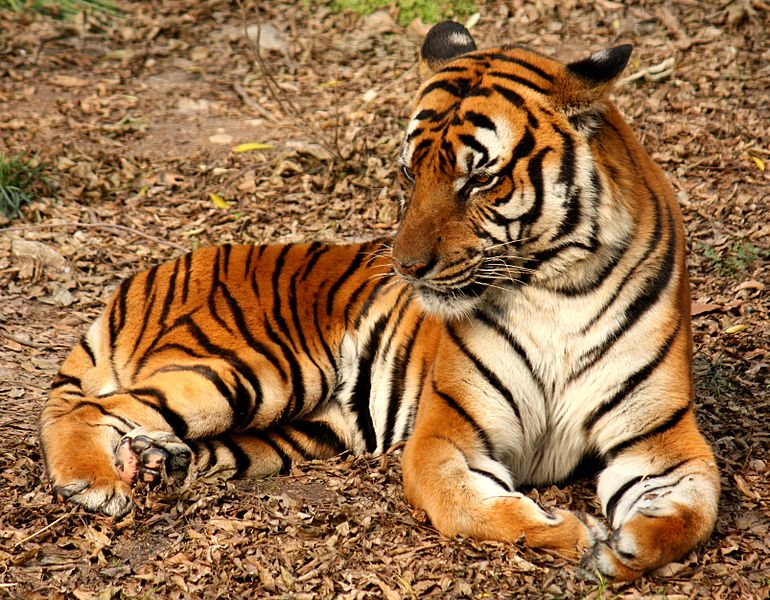
//> input picture tiger.jpeg, 770 x 600 px
$ ./detect_edges_pthreads tiger.jpeg   (built with g++ and OpenCV 4)
//> lines starting //> are read from the running program, lines starting //| are printed output that depends on the picture; after the words box and inside, x2 and y2 are one past the last pixel; in counts of white or black regions, pixels touching at a corner belong together
//> further down, image is the input picture: 600 rows x 770 cols, CV_8UC3; mean B, G, R 72.2, 111, 151.3
#include <opencv2/highgui.hpp>
#include <iostream>
#include <opencv2/imgproc/imgproc.hpp>
#include <vector>
#include <math.h>
#include "hpc_helpers.hpp"
#include <omp.h>
#include <stdio.h>
#include <stdlib.h>
#include <pthread.h>


int imageWidth;
int imageHeight;
std::vector<std::vector<float>> kernel_mat(3);
cv::Mat image;
cv::Mat img_blur;
cv::Mat img_answer;
int cant_threads;

void Convert_grayScale_Blur(cv::Mat &imagen_entrada, cv::Mat &imagen_salida)
{
  cv::Mat img_gray;

  // Conversion a escala de grises
  cv::cvtColor(imagen_entrada,img_gray,cv::COLOR_BGR2GRAY);
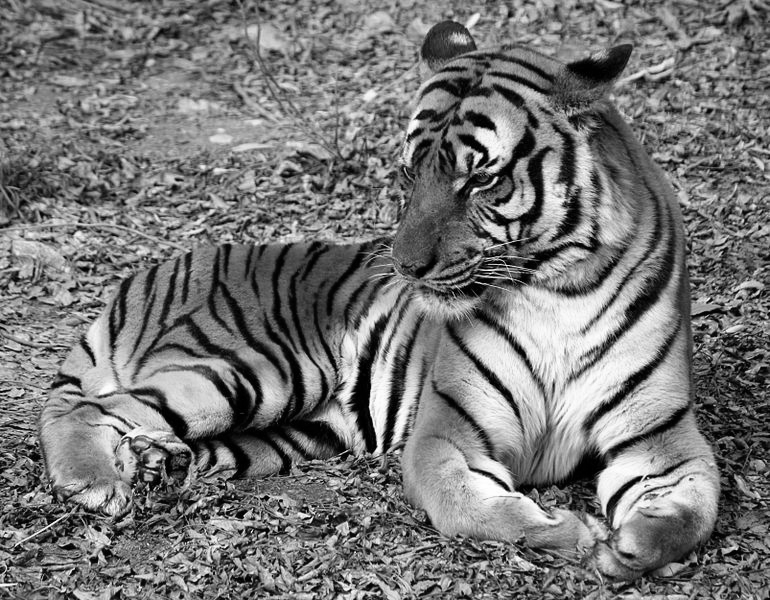
//> img_gray: 600 rows x 770 cols, CV_8UC1; min 0, max 254, mean 118.6

  // Aplicación de Blur a la imagen con un tamaño de filtro de 3x3
  cv::GaussianBlur(img_gray, imagen_salida, cv::Size(3,3), 0);

}


void filtro_gaussiano_inicializar(std::vector<std::vector<float>> &kernel_mat)
{
  for (int i = 0; i < 3; ++i)
  {
    kernel_mat[i].resize(3);
  }

  kernel_mat[0][0] = 1;
  kernel_mat[0][1] = 2;
  kernel_mat[0][2] = 1;

  kernel_mat[1][0] = 0;
  kernel_mat[1][1] = 0;
  kernel_mat[1][2] = 0;

  kernel_mat[2][0] = -1;
  kernel_mat[2][1] = -2;
  kernel_mat[2][2] = -1;
}


void *conv_matriz(void* rank) {
   long my_rank = (long) rank;
   int i;
   int j;
   int local_Height = imageHeight/cant_threads;
   int my_first_row = my_rank*local_Height;
   int my_last_row = my_first_row + local_Height;

   uint8_t x, y;
   for(int i = my_first_row+1; i < my_last_row-1; i++)
    {
      for(int j = 1; j < imageWidth-1; j++)
      {
        x=img_blur.at<uint8_t>(i+1,j-1)*kernel_mat[2][0]+img_blur.at<uint8_t>(i+1,j)*kernel_mat[2][1]+img_blur.at<uint8_t>(i+1,j+1)*kernel_mat[2][2]+(img_blur.at<uint8_t>(i-1,j-1)*kernel_mat[0][0]+img_blur.at<uint8_t>(i-1,j)*kernel_mat[0][1]+img_blur.at<uint8_t>(i-1,j+1)*kernel_mat[0][2]);
        y=(img_blur.at<uint8_t>(i-1,j+1)*kernel_mat[0][2]+img_blur.at<uint8_t>(i,j+1)*kernel_mat[1][2]+img_blur.at<uint8_t>(i+1,j+1)*kernel_mat[2][2])+(img_blur.at<uint8_t>(i-1, j-1)*kernel_mat[0][0]+img_blur.at<uint8_t>(i,j-1)*kernel_mat[1][0]+img_blur.at<uint8_t>(i+1,j-1)*kernel_mat[2][0]);
        img_answer.at<uint8_t>(i-1,j-1)=sqrt(x*x+y*y);
      }
    }

   return NULL;
}


int main( int argc, char** argv ) {

  if(argc != 2)
  {
    std::cout << "Establezca los threads" << std::endl;
    return -1;
  }


  // Manejo de threads

  if (argv[1] == NULL) return -1;

  long thread;
  pthread_t* thread_handles;
  double start, finish;
  cant_threads = strtol(argv[1], NULL, 10);
  thread_handles = (pthread_t*)malloc(cant_threads*sizeof(pthread_t));


  // Lectura de imagen
  image = cv::imread("tiger.jpeg" ,cv::IMREAD_COLOR);

  if(!image.data ) {
    std::cout <<  "No hay imagen" << std::endl ;
    return -1;
  }

  // Procesamiento de imagen inicial
  Convert_grayScale_Blur(image, img_blur);

  // Imagen respuesta
  cv::cvtColor( image, img_answer, cv::COLOR_BGR2GRAY );


  //Filtro gausiano
  filtro_gaussiano_inicializar(kernel_mat);


  // Convolución de la matriz por el kernel gaussiano
  cv::Size sz = image.size();
//> sz = Size(770, 600)
  imageWidth = sz.width;
//> imageWidth = 770
  imageHeight = sz.height;
//> imageHeight = 600

   TIMERSTART(start);
   for (thread = 0; thread < cant_threads; thread++)
      pthread_create(&thread_handles[thread], NULL, conv_matriz, (void*) thread);

   for (thread = 0; thread < cant_threads; thread++)
      pthread_join(thread_handles[thread], NULL);

   TIMERSTOP(start);
   std::cout<<"\t------------------------------------\n";


  // Extracción de contornos de la imagen
  std::vector<std::vector<cv::Point> > contours;
  std::vector<cv::Vec4i> hierarchy;
  cv::findContours(img_answer,contours, hierarchy, cv::RETR_EXTERNAL,cv::CHAIN_APPROX_SIMPLE);
//> contours = 1 contour; box (x1, y1, x2, y2) and area: (0, 0, 770, 600) 460631

  // Dibujo de contornos en base a los puntos hallados previamente
  cv::drawContours(img_answer,contours,-1,cv::Scalar(255,0,0),1, cv::LINE_8, hierarchy, 0 );
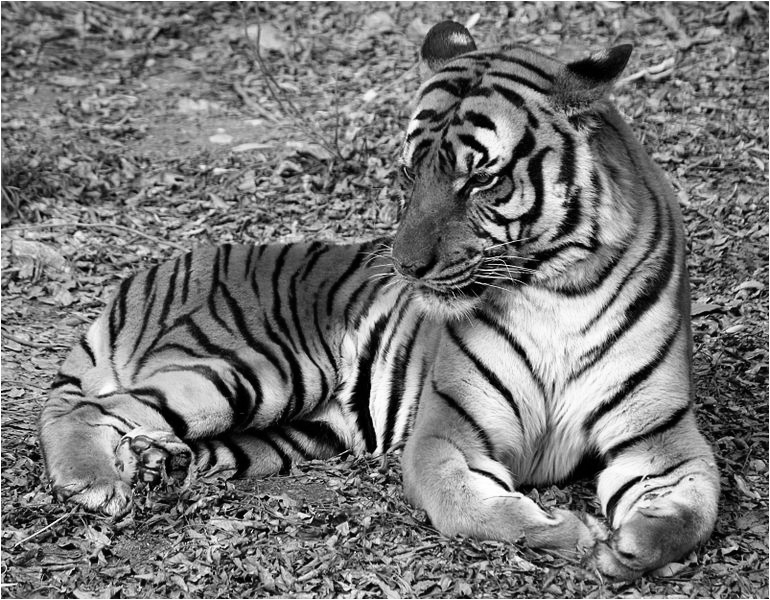
//> img_answer: 600 rows x 770 cols, CV_8UC1; 0.59% of pixels changed, all inside (x1, y1, x2, y2) = (0, 0, 770, 600)

  /*
  cv::imshow( "OpenCV Test Program", img_answer);
  cv::waitKey(0);
  */

  cv::imwrite("bordes_tigre.png", img_answer);
  return 0;
}
